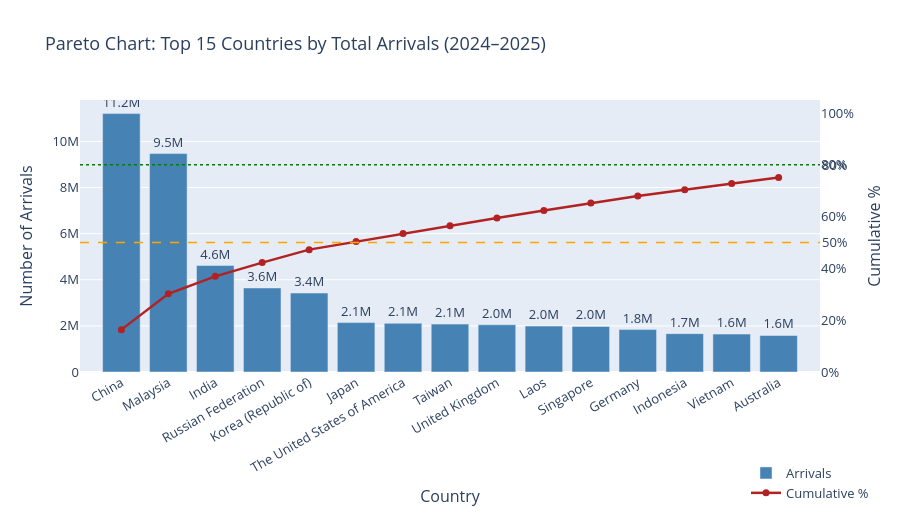

Notebook code cell kept with this figure:
### Markdown cell above
#### Graph 3B — Micro / Dependency View: Top 15 Countries Pareto Chart

### Code cell
# Aggregate top 15 countries
df_3b = (
    df_final
    .groupby('Country of Nationality', as_index=False)['Number of Arrivals']
    .sum()
    .sort_values('Number of Arrivals', ascending=False)
    .head(15)
    .reset_index(drop=True)
)
total_arrivals = df_final['Number of Arrivals'].sum()
df_3b['Cumulative %'] = df_3b['Number of Arrivals'].cumsum() / total_arrivals * 100

# Build Pareto chart: bars + cumulative line
fig1b = go.Figure()

fig1b.add_trace(go.Bar(
    x=df_3b['Country of Nationality'],
    y=df_3b['Number of Arrivals'],
    name='Arrivals',
    marker_color='steelblue',
    text=df_3b['Number of Arrivals'].apply(lambda v: f'{v/1e6:.1f}M'),
    textposition='outside',
    yaxis='y1',
))

fig1b.add_trace(go.Scatter(
    x=df_3b['Country of Nationality'],
    y=df_3b['Cumulative %'],
    name='Cumulative %',
    mode='lines+markers',
    line=dict(color='firebrick', width=2.5),
    marker=dict(size=7),
    yaxis='y2',
))

# Reference lines at 50% and 80%
for pct, color, dash in [(50, 'orange', 'dash'), (80, 'green', 'dot')]:
    fig1b.add_hline(
        y=pct, line_dash=dash, line_color=color, line_width=1.5,
        annotation_text=f'{pct}%', annotation_position='right',
        yref='y2',
    )

fig1b.update_layout(
    title='Pareto Chart: Top 15 Countries by Total Arrivals (2024–2025)',
    xaxis=dict(title='Country', tickangle=-30),
    yaxis=dict(title='Number of Arrivals', showgrid=True),
    yaxis2=dict(title='Cumulative %', overlaying='y', side='right',
                range=[0, 105], ticksuffix='%', showgrid=False),
    legend=dict(x=0.9, y=-0.5),
    height=520,
    font=dict(size=13),
    hovermode='x unified',
)
fig1b.show()

### Figure 1 — Plotly figure (JSON) as saved in the notebook; plotly's stock layout.template omitted (floating-point values rounded to 4 significant figures)
{"data": [{"marker": {"color": "steelblue"}, "name": "Arrivals", "text": ["11.2M", "9.5M", "4.6M", "3.6M", "3.4M", "2.1M", "2.1M", "2.1M", "2.0M", "2.0M", "2.0M", "1.8M", "1.7M", "1.6M", "1.6M"], "textposition": "outside", "type": "bar", "x": ["China", "Malaysia", "India", "Russian Federation", "Korea (Republic of)", "Japan", "The United States of America", "Taiwan", "United Kingdom", "Laos", "Singapore", "Germany", "Indonesia", "Vietnam", "Australia"], "y": [11207154, 9472934, 4616468, 3644164, 3424172, 2142131, 2112662, 2077543, 2049024, 1992570, 1976981, 1839262, 1664134, 1644634, 1583692], "yaxis": "y"}, {"line": {"color": "firebrick", "width": 2.5}, "marker": {"size": 7}, "mode": "lines+markers", "name": "Cumulative %", "type": "scatter", "x": ["China", "Malaysia", "India", "Russian Federation", "Korea (Republic of)", "Japan", "The United States of America", "Taiwan", "United Kingdom", "Laos", "Singapore", "Germany", "Indonesia", "Vietnam", "Australia"], "y": [16.36, 30.18, 36.92, 42.24, 47.23, 50.36, 53.44, 56.48, 59.47, 62.37, 65.26, 67.94, 70.37, 72.77, 75.08], "yaxis": "y2"}], "layout": {"annotations": [{"showarrow": false, "text": "50%", "x": 1, "xanchor": "left", "xref": "x domain", "y": 50, "yanchor": "middle", "yref": "y2"}, {"showarrow": false, "text": "80%", "x": 1, "xanchor": "left", "xref": "x domain", "y": 80, "yanchor": "middle", "yref": "y2"}], "font": {"size": 13}, "height": 520, "hovermode": "x unified", "legend": {"x": 0.9, "y": -0.5}, "shapes": [{"line": {"color": "orange", "dash": "dash", "width": 1.5}, "type": "line", "x0": 0, "x1": 1, "xref": "x domain", "y0": 50, "y1": 50, "yref": "y2"}, {"line": {"color": "green", "dash": "dot", "width": 1.5}, "type": "line", "x0": 0, "x1": 1, "xref": "x domain", "y0": 80, "y1": 80, "yref": "y2"}], "title": {"text": "Pareto Chart: Top 15 Countries by Total Arrivals (2024–2025)"}, "xaxis": {"tickangle": -30, "title": {"text": "Country"}}, "yaxis": {"showgrid": true, "title": {"text": "Number of Arrivals"}}, "yaxis2": {"overlaying": "y", "range": [0, 105], "showgrid": false, "side": "right", "ticksuffix": "%", "title": {"text": "Cumulative %"}}}}
